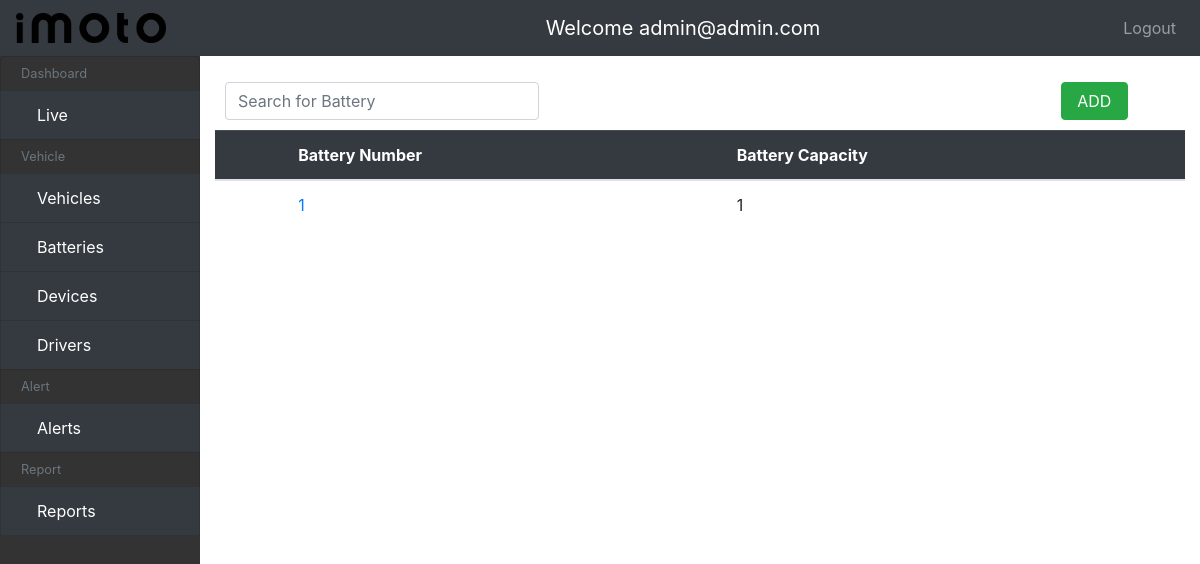
Before: /vehicles/battery/ (signed in) with the older database file.
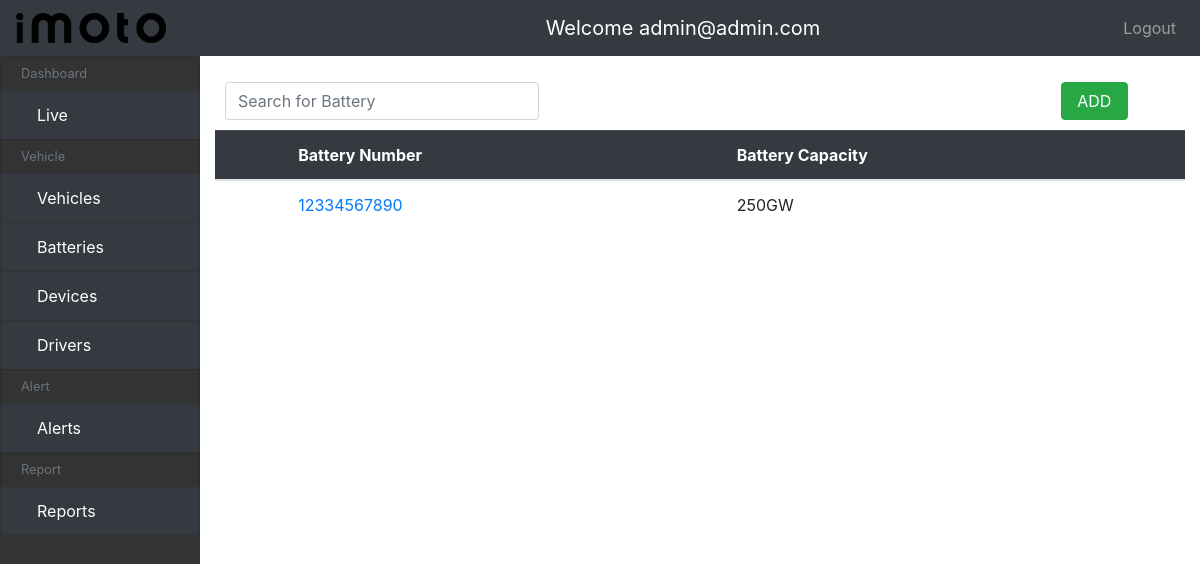
After: the same page with the newer database file.
### Profile/models.py (models this page shows, shortened)
class User(AbstractBaseUser):
    email = models.EmailField(
        verbose_name='email address',
        max_length=255,
        unique=True,
    )
    name = models.CharField(
        verbose_name="name",
        max_length=255
    )
    phone = models.CharField(
        verbose_name="phone number",
        max_length=10
    )
    organization = models.CharField(
        verbose_name="organization name",
        max_length=255
    )
    role = models.CharField(
        verbose_name="role name",
        max_length=100
    )
    is_active = models.BooleanField(default=True)
    staff = models.BooleanField(default=False) # a admin user; non super-user
    admin = models.BooleanField(default=False) # a superuser
    USERNAME_FIELD = 'email'
    REQUIRED_FIELDS = [] # Email & Password are required by default.
    objects = UserManager()

### Vehicle/models.py (models this page shows, shortened)
class Battery(models.Model):
    battery_number = models.CharField(
        verbose_name="battery number",
        max_length=50
    )
    capacity = models.CharField(
        verbose_name="battery capacity",
        max_length=100
    )
    onboarding_date = models.DateTimeField(
        default=timezone.now,
        verbose_name="onboarding date"
    )
    class Meta:
        verbose_name = "Battery"
        verbose_name_plural = "Batteries"

### Vehicle/views.py (the view)
# urls.py: path('battery/', BatteryListView.as_view(), name='battery-list'),
class BatteryListView(LoginRequiredMixin, ListView):
    model = Battery
    template_name = "battery/battery_list.html"
    context_object_name = "batteries"
    def get_context_data(self, **kwargs):
        context = super().get_context_data(**kwargs)
        batteries_filter = BatteryFilter(
            self.request.GET
        )
        batteries = batteries_filter.qs
        context.update({
            "batteries": batteries,
            "batteries_filter": batteries_filter
        })
        return context

### templates/battery/battery_list.html
{% extends "main.html" %}
{% load static %}
{% block content %}
<div class="input-group" style="width:100%; padding:10px;">
  <form action="{% url 'battery-list'  %}" style="width:33%; flex:none float:left;" method="GET">
      <input type="text" name="search" class="form-control rounded"  placeholder="Search for Battery" value="{{ batteries_filter.form.search.value|default:'' }}">
</form>
  <div class="" style="width:55%; flex:none float:left;"></div>
  <div  class="btn btn-success" style="width:7%; flex:none float:left; ">
    <a href="{% url 'battery-create' %}" style="color:white">ADD</a>
  </div>
</div>
<table class="table">
  <thead class="table-dark">
    <tr>
      <th scope="col"></th>
      <th scope="col">Battery Number</th>
      <th scope="col">Battery Capacity</th>
    </tr>
  </thead>
  <tbody>
    {% if batteries %}
    {% for battery in batteries %}
    <tr>
      <th scope="row"></th>
      <td><a href="{% url 'battery-update' battery.id %}">{{battery.battery_number}}</a></td>
      <td>{{battery.capacity}}</td>
    </tr>
    {% endfor %}
    {% else %}
    <tr class="no-data">
    <td colspan="14">No Record !!</td>
    </tr>
    {% endif %}
  </tbody>
</table>
{% endblock %}

### templates/main.html (shortened to what this page needs)
{% load static %}
<!DOCTYPE html>
<html lang="en" dir="ltr">
  <head>
    <link rel="stylesheet" href="https://stackpath.bootstrapcdn.com/bootstrap/4.3.1/css/bootstrap.min.css">
    <link href="{% static 'css/custom.css' %}" rel="stylesheet">
  </head>
  <body>
    <div>
      {% block topnav %}
      {% include "topnav.html" %}
      {% endblock topnav %}
      <div class="row" id="body-row">
        {% block sidebar %}
        {% include "sidebar.html" %}
        {% endblock sidebar %}
        <div class="col py-3">
        {% block content %}
        {% endblock content %}
      </div>
      </div>
</div>
  </body>
</html>

### templates/topnav.html (shortened to what this page needs)
{% load static %}
<nav class="navbar navbar-expand-md navbar-dark bg-dark fixed-top">
    <a class="navbar-brand" href="#">
        <img src="{% static 'img/imoto_logo.png' %}" width="150" height="30" class="d-inline-block align-top" alt="">
    </a>
    <div class="mx-auto order-0">
        <a class="navbar-brand mx-auto" href="#">Welcome {{user.email}}</a>
    </div>
    <div class="navbar-collapse collapse w-100 order-3 dual-collapse2">
        <ul class="navbar-nav ml-auto">
            <li class="nav-item">
                <a class="nav-link" href="{% url 'logout' %}">Logout</a>
            </li>
        </ul>
    </div>
</nav>

### templates/sidebar.html (shortened to what this page needs)
{% load static %}
<div class="row" id="body-row">
    <div id="sidebar-container" class="sidebar-expanded d-none d-md-block col-2">
        <ul class="list-group sticky-top sticky-offset">
          <li class="list-group-item sidebar-separator-title text-muted d-flex align-items-center menu-collapsed">
              <small>Dashboard</small>
          </li>
          <a href="{% url 'live' %}" class="bg-dark list-group-item list-group-item-action">
              <div class="d-flex w-100 justify-content-start align-items-center">
                  <span class="menu-collapsed">Live</span>
              </div>
          </a>
          <li class="list-group-item sidebar-separator-title text-muted d-flex align-items-center menu-collapsed">
              <small>Vehicle</small>
          </li>
          <a href="{% url 'vehicle-list' %}" class="bg-dark list-group-item list-group-item-action">
              <div class="d-flex w-100 justify-content-start align-items-center">
                  <span class="menu-collapsed">Vehicles</span>
              </div>
          </a>
          <a href="{% url 'battery-list' %}" class="bg-dark list-group-item list-group-item-action">
              <div class="d-flex w-100 justify-content-start align-items-center">
                  <span class="menu-collapsed">Batteries</span>
              </div>
          </a>
          <a href="{% url 'device-list' %}" class="bg-dark list-group-item list-group-item-action">
              <div class="d-flex w-100 justify-content-start align-items-center">
                  <span class="menu-collapsed">Devices</span>
              </div>
          </a>
          <a href="{% url 'driver-list' %}" class="bg-dark list-group-item list-group-item-action">
              <div class="d-flex w-100 justify-content-start align-items-center">
                  <span class="menu-collapsed">Drivers</span>
              </div>
          </a>
            <li class="list-group-item sidebar-separator-title text-muted d-flex align-items-center menu-collapsed">
                <small>Alert</small>
            </li>
            <a href="#" class="bg-dark list-group-item list-group-item-action">
                <div class="d-flex w-100 justify-content-start align-items-center">
                    <span class="menu-collapsed">Alerts</span>
                </div>
            </a>
            <li class="list-group-item sidebar-separator-title text-muted d-flex align-items-center menu-collapsed">
                <small>Report</small>
            </li>
            <a href="#" class="bg-dark list-group-item list-group-item-action">
                <div class="d-flex w-100 justify-content-start align-items-center">
                    <span class="menu-collapsed">Reports</span>
                </div>
            </a>
        </ul>
    </div>

### static/css/custom.css (style rules this page uses)
body { padding-top: 56px; }
.sticky-offset { top: 56px; }
#body-row { margin-left:0; margin-right:0; }
#sidebar-container { min-height: 100vh; background-color: #333; padding: 0; }
.sidebar-expanded { width: 850px; }
.py-3 { width: 1000px }
#sidebar-container .list-group a { height: 50px; color: white; }
.sidebar-separator-title { background-color: #333; height: 35px; }
* { box-sizing: border-box; }

Changed rows visible on the page:
removed Battery: battery_number "1", capacity "1"
added Battery: battery_number "12334567890", capacity "250GW"
